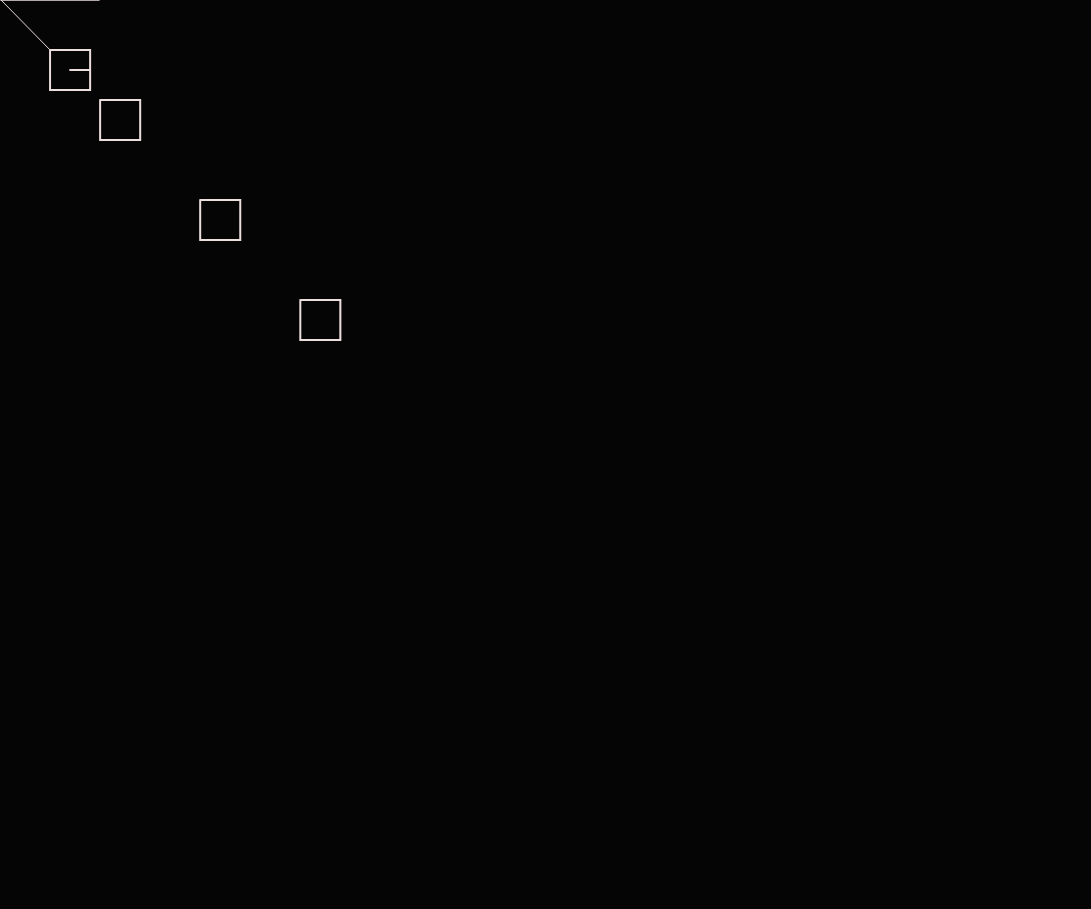
Frame 1 (no input)
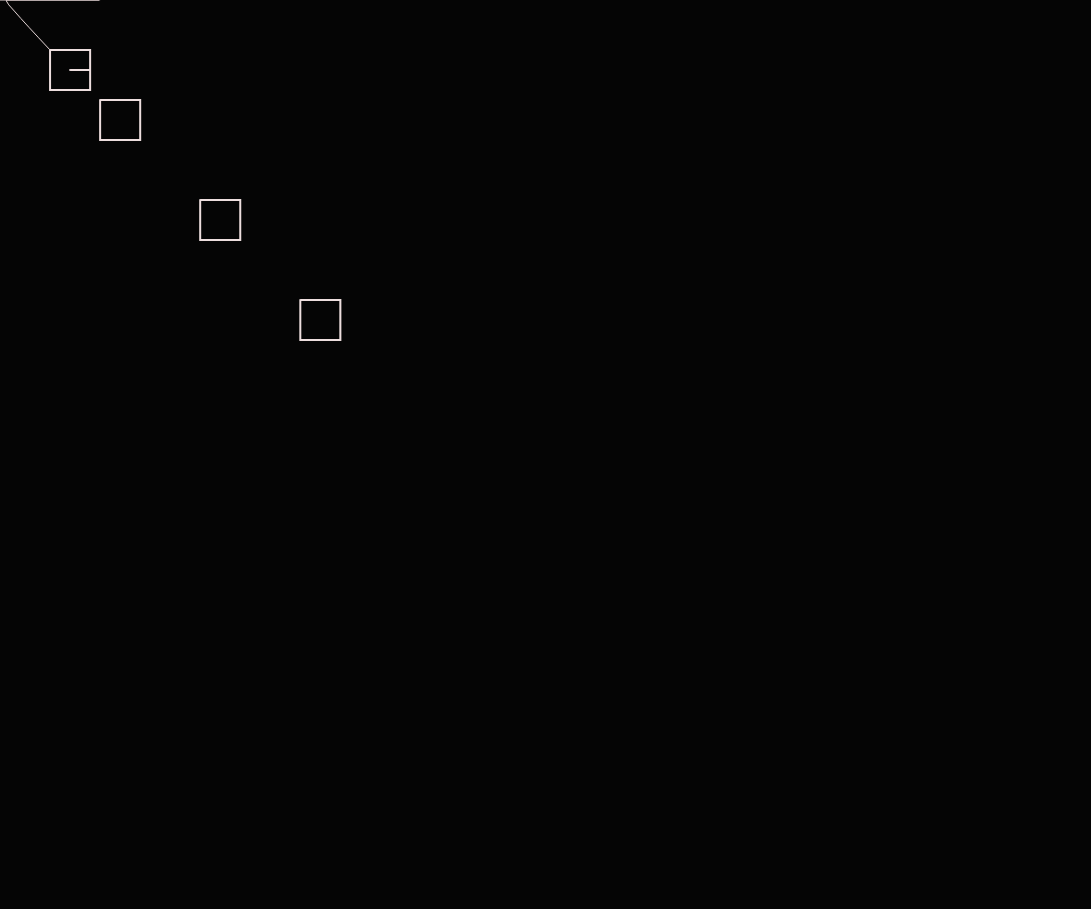
Frame 60 (no input)
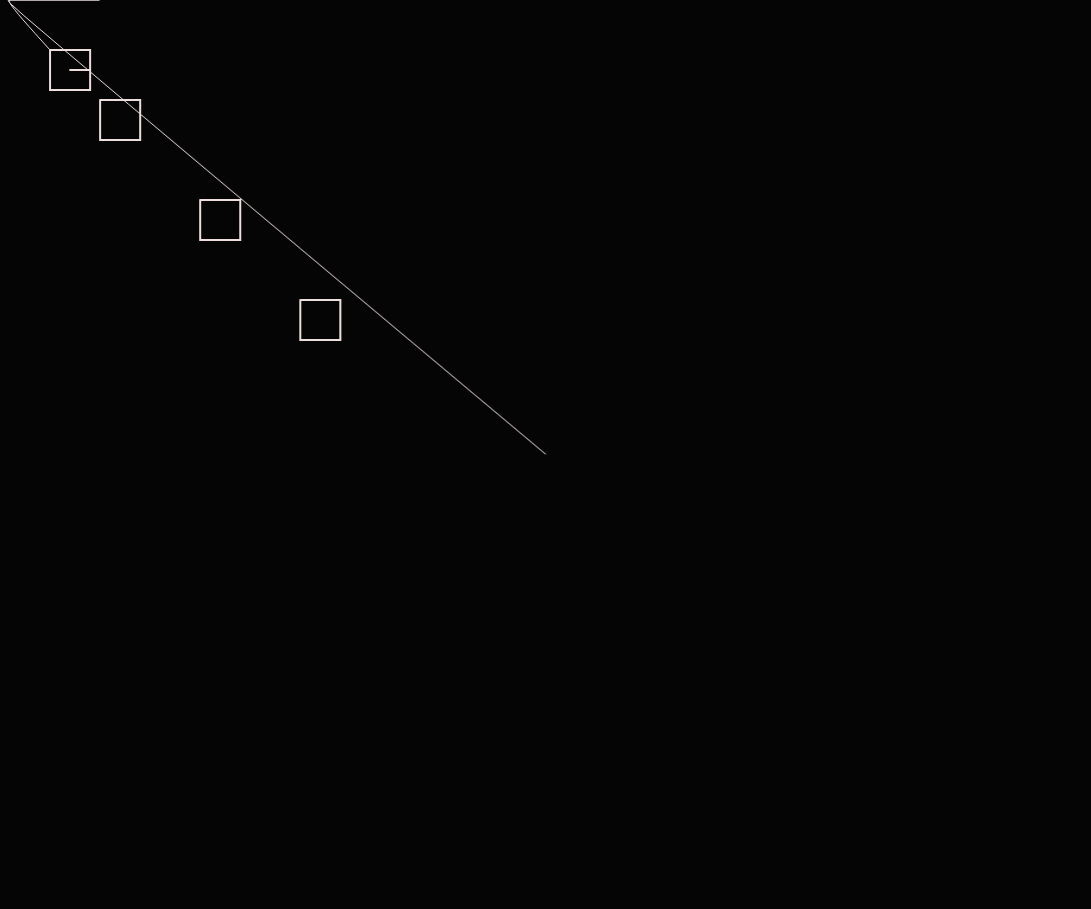
Frame 120 (the mouse pressed at the canvas centre since frame 60)

The p5.js sketch that drew these frames (run headless with seeded random() and noise() and a simulated clock; from frame 60 on, the mouse is pressed at the canvas centre):

// p5.js sketch
// ── sketch.js


class Rope {
    constructor(numSegments, segmentLength, springConstant, damping) {
      this.numSegments = numSegments;
      this.segmentLength = segmentLength;
      this.springConstant = springConstant;
      this.damping = damping;

      this.masses = [];
      this.springs = [];

      for (let i = 0; i < numSegments; i++) {
        const mass = {
          x: i * segmentLength,
          y: 0,
          vx: 0,
          vy: 0,
          ax: 0,
          ay: 0
        };
        this.masses.push(mass);

        if (i > 0) {
          const spring = {
            massA: this.masses[i - 1],
            massB: mass,
            restLength: segmentLength,
            springConstant: springConstant
          };
          this.springs.push(spring);
        }
      }
    }

    update() {
      for (let i = 0; i < this.numSegments; i++) {
        const mass = this.masses[i];
        mass.x += mass.vx;
        mass.y += mass.vy;

        // Apply damping to the velocity of each mass
        mass.vx *= 1 - this.damping;
        mass.vy *= 1 - this.damping;
      }

      for (let i = 0; i < this.springs.length; i++) {
        const spring = this.springs[i];
        const dx = spring.massB.x - spring.massA.x;
        const dy = spring.massB.y - spring.massA.y;
        const distance = Math.sqrt(dx * dx + dy * dy);
        const displacement = distance - spring.restLength;
        const springForce = displacement * spring.springConstant;
        const fx = (dx / distance) * springForce;
        const fy = (dy / distance) * springForce;
        spring.massA.ax += fx;
        spring.massA.ay += fy;
        spring.massB.ax -= fx;
        spring.massB.ay -= fy;
      }

      for (let i = 0; i < this.numSegments; i++) {
        const mass = this.masses[i];
        mass.vx += mass.ax;
        mass.vy += mass.ay;
        mass.ax = 0;
        mass.ay = 0;
      }
    }

    moveEnd(x, y) {
        this.masses[0].x = x;
        this.masses[0].y = y;
    }

    draw(x, y) {
        noFill()
        beginShape();
        stroke(237, 222, 222);
        strokeWeight(1);

        vertex(x + this.masses[0].x, y + this.masses[0].y);
        for (let i = 1; i < this.numSegments; i++) {
            vertex(x + this.masses[i].x, y + this.masses[i].y);
        }
        endShape();
    }
}


class Rect {
    constructor(x, y, w, h) {
        this.x = x;
        this.y = y;
        this.w = w;
        this.h = h;
    }

    overlaps(other) {
        return !(
            this.x + this.w < other.x ||
            other.x + other.w < this.x ||
            this.y + this.h < other.y ||
            other.y + other.h < this.y
        );
    }


    draw() {
        noFill()
        beginShape();
        stroke(237, 222, 222);
        strokeWeight(2);

        vertex(this.x, this.y);
        vertex(this.x + this.w, this.y);
        vertex(this.x + this.w, this.y + this.h);
        vertex(this.x, this.y + this.h);
        vertex(this.x, this.y);
        endShape();
    }
}



class Player extends Rect {
    constructor(x, y, w, h) {
        super(x, y, w, h);
        this.speed = 4;
    }

    update(walls) {
        if (keyIsDown(87)) { // W
            this.move(0, -this.speed, walls);
        }
        if (keyIsDown(83)) { // S
            this.move(0, this.speed, walls);
        }
        if (keyIsDown(65)) { // A
            this.move(-this.speed, 0, walls);
        }
        if (keyIsDown(68)) { // D
            this.move(this.speed, 0, walls);
        }
    }

    move(dx, dy, walls) {
        // Move the player by dx and dy
        this.x += dx;
        this.y += dy;

        // Check for collisions with each wall
        for (let wall of walls) {
            if (this.overlaps(wall)) {
                // If there's a collision, move the player back to its previous position
                this.x -= dx;
                this.y -= dy;
                break;  // We don't need to check any more walls
            }
        }
    }

    draw() {
        super.draw();
        noFill()
        beginShape();
        stroke(237, 222, 222);
        strokeWeight(2);

        vertex(this.x + this.w, this.y + this.h / 2);
        vertex(this.x + this.w / 2, this.y + this.h / 2);
        endShape();
    }
}

let player = new Player(50, 50, 40, 40);

let walls = [
    new Rect(100, 100, 40, 40),
    new Rect(200, 200, 40, 40),
    new Rect(300, 300, 40, 40),
];

const rope = new Rope(100, 1, 0.01, 0.1);
const rope2 = new Rope(100, 1, 0.01, 0.1);

function setup() {
    createCanvas(windowWidth / 1.1, windowHeight / 1.1);
}

function draw() {
    background(5);

    rope.update(0.5);
    rope.moveEnd(player.x, player.y)
    rope.draw(0, 0);

    rope2.update(0.5);
    rope2.moveEnd(mouseX, mouseY)
    rope2.draw(0, 0);

    player.update(walls);
    player.draw();

    // Draw the walls
    for (let wall of walls) {
        wall.draw();
    }
}
